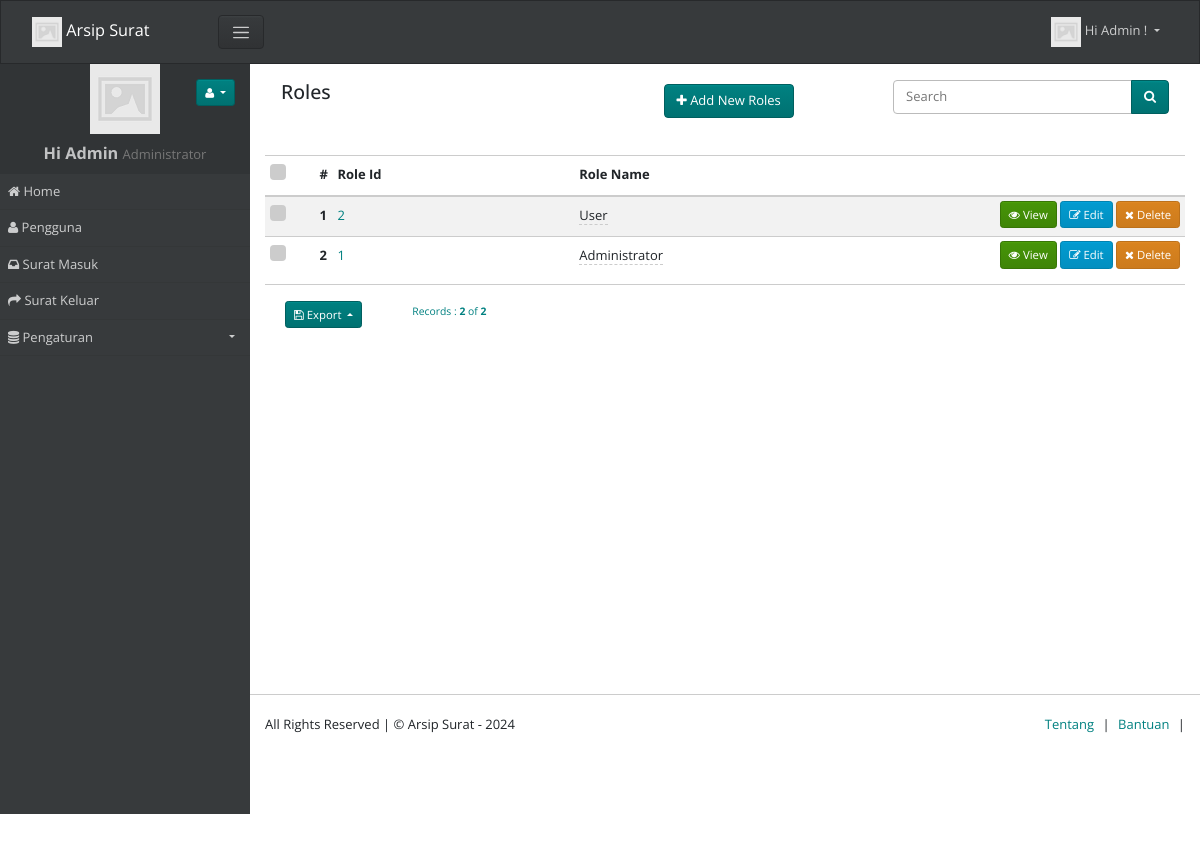
The app's page /roles (signed in) with its own data.
### tables this page shows
CREATE TABLE `roles` (
  `role_id` int(11) NOT NULL,
  `role_name` varchar(255) NOT NULL
);

### app/views/partials/roles/list.php (the view, shortened to what the rows shown need)
<?php
$can_edit = ACL::is_allowed("roles/edit");
$can_view = ACL::is_allowed("roles/view");
$can_delete = ACL::is_allowed("roles/delete");
?>
<?php
$page_element_id = "list-page-" . random_str();
$current_page = $this->set_current_page_link();
$view_data = $this->view_data;
$records = $view_data->records;
?>
<section class="page" id="<?php echo $page_element_id; ?>" data-page-type="list"  data-display-type="table" data-page-url="<?php print_link($current_page); ?>">
        <div  class="">
            <div class="container-fluid">
                <div class="row ">
                    <div class="col-md-12 comp-grid">
                        <div  class=" animated fadeIn page-content">
                            <div id="roles-list-records">
                                <div id="page-report-body" class="table-responsive">
                                    <table class="table  table-striped table-sm text-left">
                                        <thead class="table-header bg-light">
                                            <tr>
                                                <?php if($can_delete){ ?>
                                                <th class="td-checkbox">
                                                    <label class="custom-control custom-checkbox custom-control-inline">
                                                    </label>
                                                </th>
                                                <?php } ?>
                                                <th class="td-sno">#</th>
                                                <th  class="td-role_id"> Role Id</th>
                                                <th  class="td-role_name"> Role Name</th>
                                                <th class="td-btn"></th>
                                            </tr>
                                        </thead>
                                        <?php
                                        if(!empty($records)){
                                        ?>
                                        <tbody class="page-data" id="page-data-<?php echo $page_element_id; ?>">
                                            <?php
                                            $counter = 0;
                                            foreach($records as $data){
                                            $rec_id = (!empty($data['role_id']) ? urlencode($data['role_id']) : null);
                                            $counter++;
                                            ?>
                                            <tr>
                                                <?php if($can_delete){ ?>
                                                <th class=" td-checkbox">
                                                    <label class="custom-control custom-checkbox custom-control-inline">
                                                        </label>
                                                    </th>
                                                    <?php } ?>
                                                    <th class="td-sno"><?php echo $counter; ?></th>
                                                    <td class="td-role_id"><a href="<?php print_link("roles/view/$data[role_id]") ?>"><?php echo $data['role_id']; ?></a></td>
                                                    <td class="td-role_name">
                                                        <span <?php if($can_edit){ ?> data-value="<?php echo $data['role_name']; ?>"
                                                            data-pk="<?php echo $data['role_id'] ?>"
                                                            data-url="<?php print_link("roles/editfield/" . urlencode($data['role_id'])); ?>"
                                                            data-name="role_name"
                                                            data-title="Enter Role Name"
                                                            data-placement="left"
                                                            data-toggle="click"
                                                            data-type="text"
                                                            data-mode="popover"
                                                            data-showbuttons="left"
                                                            class="is-editable" <?php } ?>>
                                                            <?php echo $data['role_name']; ?>
                                                        </span>
                                                    </td>
                                                    <th class="td-btn">
                                                        <?php if($can_view){ ?>
                                                        <a class="btn btn-sm btn-success has-tooltip" title="View Record" href="<?php print_link("roles/view/$rec_id"); ?>">
                                                            <i class="fa fa-eye"></i> View
                                                        </a>
                                                        <?php } ?>
                                                        <?php if($can_edit){ ?>
                                                        <a class="btn btn-sm btn-info has-tooltip" title="Edit This Record" href="<?php print_link("roles/edit/$rec_id"); ?>">
                                                            <i class="fa fa-edit"></i> Edit
                                                        </a>
                                                        <?php } ?>
                                                        <?php if($can_delete){ ?>
                                                        <a class="btn btn-sm btn-danger has-tooltip record-delete-btn" title="Delete this record" href="" data-prompt-msg="Are you sure you want to delete this record?" data-display-style="modal">
                                                            <i class="fa fa-times"></i>
                                                            Delete
                                                        </a>
                                                        <?php } ?>
                                                    </th>
                                                </tr>
                                                <?php
                                                }
                                                ?>
                                            </tbody>
                                            <?php
                                            }
                                            ?>
                                        </table>
                                    </div>
                                                    </div>
                                                </div>
                                            </div>
                                        </div>
                                    </div>
                                </div>
                            </section>

### records on screen
roles: role_id "2", role_name "User"
roles: role_id "1", role_name "Administrator"

### other values on screen
SITE_NAME "Arsip Surat"
USER_NAME "Admin"
ACL::$user_role "Administrator"
$menuobj['label'] "Home"
$menuobj['label'] "Pengguna"
$menuobj['label'] "Surat Masuk"
$menuobj['label'] "Surat Keluar"
$menuobj['label'] "Pengaturan"
$record_position "2"
$this->total_records "2"
